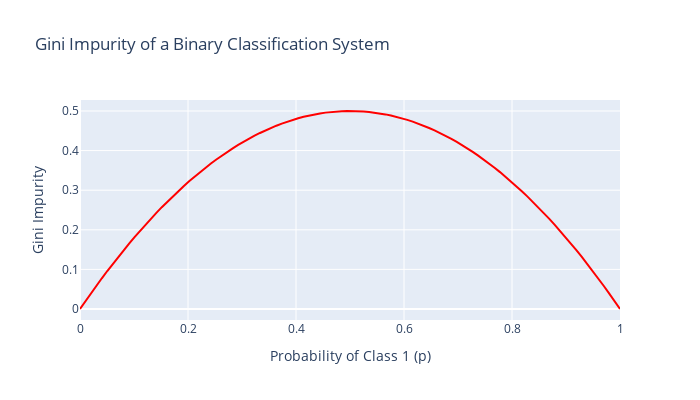

Write notebook code for a chart like this one.
### Markdown cell above
$$Gini(D) = 1-Σp^2_i$$

### Code cell
import numpy as np
import plotly.graph_objs as go
def calculate_gini(p):
    return 1 - (p ** 2 + (1 - p) ** 2)

# Creating the Gini Impurity Plot
def plot_gini():
    p_values = np.linspace(0, 1, 100)
    gini_values = [calculate_gini(p) for p in p_values]

    fig = go.Figure(data=go.Scatter(x=p_values, y=gini_values, mode='lines', name='Gini Impurity', line=dict(color='red')))
    fig.update_layout(title='Gini Impurity of a Binary Classification System',
                      xaxis_title='Probability of Class 1 (p)',
                      yaxis_title='Gini Impurity',
                      height=400, width=700)
    fig.show()

plot_gini()
